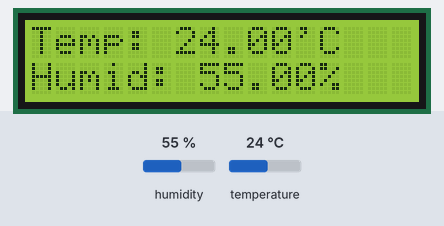
The sketch below on a simulated Arduino Uno, built with avr-gcc and run on an emulated ATmega328P. Shown: 16×2 character LCD. Inputs (shaded band) come from the test bench; at power-on: humidity 55 %, temperature 24 °C.

Above: at 1.6 s.
1.7 s: humidity set to 22 %
At 4.2 s:
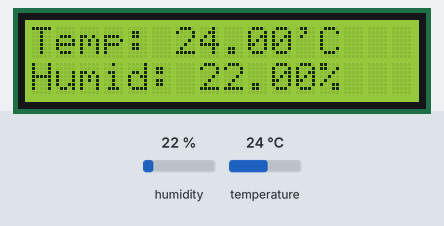
4.6 s: temperature set to 12 °C
At 5.8 s:
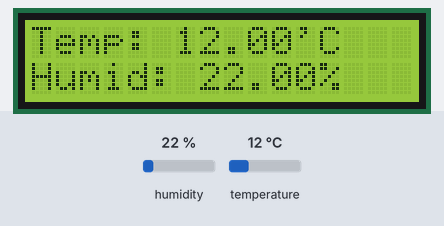
7.5 s: humidity set to 40 %
At 10.4 s:
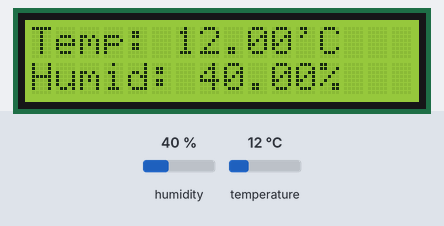
10.7 s: temperature set to 19 °C
At 12.1 s:
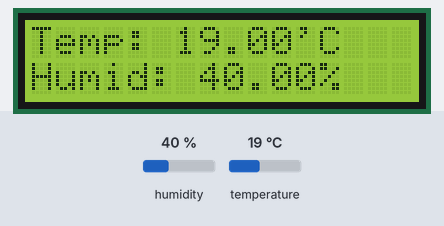
Timing chart, 0 to 13.7 s (numbered marks = the images above; inputs shaded):
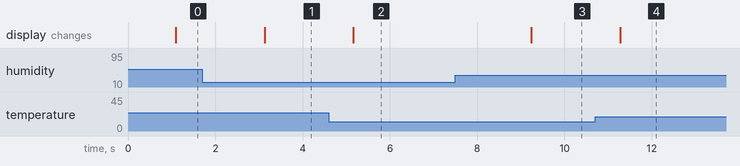

The sketch:

DHT_with_LCD.ino
```cpp
#include <LiquidCrystal.h>

#include "DHT.h"

#define DHTPIN A0     // what pin we're connected to

#include <Adafruit_Sensor.h>

#define DHTTYPE DHT11   // we are using the DHT11 sensor

LiquidCrystal lcd(12, 11, 5, 4, 3, 2);

DHT dht(DHTPIN, DHTTYPE);

void setup()
{
  Serial.begin(9600);

  lcd.begin(16, 2); //16 by 2 character display

  dht.begin();
}

void loop()
{
  delay(1000);
  // Reading temperature or humidity takes about 250 milliseconds!
  float h = dht.readHumidity();

  float t = dht.readTemperature();  // Read temperature as Celsius (the default)

  lcd.clear();
  lcd.setCursor(0, 0);
  lcd.print("Temp: ");
  lcd.print(t);  //printing temperarture to the LCD display


  lcd.print("'C");

  lcd.setCursor(0, 1);
  lcd.print("Humid: ");
  lcd.print(h);  //printing humidity to the LCD display
  lcd.print("%");

}
```

Measured:
- after the input at 1.7 s, the display: changes after 1.4 s (image 1)
- after the input at 4.6 s, the display: changes after 0.57 s (image 2)
- after the input at 7.5 s, the display: changes after 1.7 s (image 3)
- after the input at 10.7 s, the display: changes after 0.58 s (image 4)
